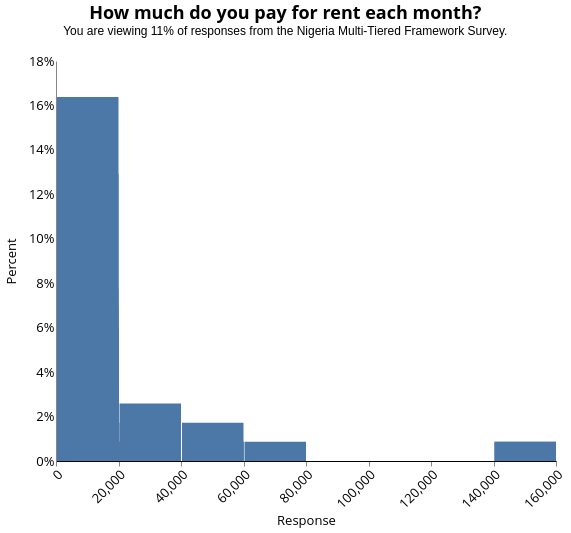

This figure's Vega-Lite source:
### Vega-Lite specification from a JSON file in a GitHub repository (floating-point values rounded to 4 significant figures)
{"width": 500, "height": 400, "config": {"title": {"fontSize": 18, "font": "Open Sans", "anchor": "center", "fontColor": "#000000"}, "axisX": {"domain": true, "domainColor": "#000000", "grid": false, "labelFont": "Open Sans", "labelFontSize": 13, "titleFont": "Open Sans", "titleFontSize": 13, "titleFontWeight": "normal", "title": "X Axis Title (units)", "labelAngle": -45}, "axisY": {"domain": true, "grid": false, "gridColor": "#DEDDDD", "gridWidth": 1, "labelFont": "Open Sans", "labelFontSize": 13, "labelAngle": 0, "ticks": false, "titleFont": "Open Sans", "titleFontSize": 13, "titleFontWeight": "normal", "titlePadding": 10, "title": "Y Axis Title (units)"}, "range": {"category": ["#2980B9", "#003366", "#FFAE19", "#FF4500", "#438B28", "#45B39D", "#99ADC1", "#212F3C"]}, "legend": {"labelFont": "Open Sans", "labelFontSize": 13, "symbolType": "square", "symbolSize": 100, "titleFont": "Open Sans", "titleFontSize": 13, "titleFontWeight": "normal", "title": "Legend", "orient": "right", "offset": 0, "labelLimit": 0}, "tooltip": {"font": "Open Sans"}, "view": {"stroke": "transparent", "text": {"font": "Open Sans", "color": ["#2980B9", "#003366", "#FFAE19", "#FF4500", "#438B28", "#45B39D", "#99ADC1", "#212F3C"], "fontSize": 13, "align": "right", "fontWeight": 400, "size": 13}, "bar": {"size": 40, "binSpacing": 1, "continuousBandSize": 30, "discreteBandSize": 30, "fill": ["#2980B9", "#003366", "#FFAE19", "#FF4500", "#438B28", "#45B39D", "#99ADC1", "#212F3C"], "stroke": false}}}, "data": {"name": "data-65d3b1289146be0baebd7983837f4dc7"}, "mark": "bar", "encoding": {"tooltip": [{"type": "nominal", "field": "l_expenditure", "title": "Response (Binned)"}, {"type": "quantitative", "aggregate": "sum", "field": "pct", "format": ".2%", "title": "Percentage"}], "x": {"type": "quantitative", "axis": {"title": "Response"}, "bin": {"extent": [1, 160000], "step": 20000}, "field": "l_expenditure", "scale": {"clamp": true, "domain": [0, 160000]}}, "y": {"type": "quantitative", "aggregate": "sum", "axis": {"format": "%"}, "field": "pct", "title": "Percent"}}, "selection": {"selector003": {"type": "single", "fields": ["locality_ur"], "bind": {"input": "select", "options": [null, "Urban", "Rural"], "labels": ["National", "Urban", "Rural"], "name": "Locality Breakdown  "}}, "selector004": {"type": "single", "fields": ["elc_aggr_tier"], "bind": {"input": "select", "options": [null, "Tier 0", "Tier 1", "Tier 2", "Tier 3", "Tier 4", "Tier 5"], "labels": ["All Tiers", "Tier 0", "Tier 1", "Tier 2", "Tier 3", "Tier 4", "Tier 5"], "name": "Tiers  "}}}, "title": {"text": ["How much do you pay for rent each month?"], "subtitle": ["You are viewing 11% of responses from the Nigeria Multi-Tiered Framework Survey.", " "], "color": "black", "subtitleColor": "black"}, "transform": [{"joinaggregate": [{"op": "count", "field": "*", "as": "total"}]}, {"calculate": "1 / datum.total", "as": "pct"}, {"bin": {"maxbins": 20}, "field": "m", "as": "mbin"}, {"filter": {"selection": "selector003"}}, {"filter": {"selection": "selector004"}}], "$schema": "https://vega.github.io/schema/vega-lite/v4.8.1.json", "datasets": {"data-65d3b1289146be0baebd7983837f4dc7": [{"elc_aggr_tier": "Tier 0", "l_expenditure": 888.0, "locality": 1}, {"elc_aggr_tier": "Tier 0", "l_expenditure": 9400.0, "locality": 1}, {"elc_aggr_tier": "Tier 2", "l_expenditure": 500.0, "locality": 1}, {"elc_aggr_tier": "Tier 0", "l_expenditure": 500.0, "locality": 1}, {"elc_aggr_tier": "Tier 2", "l_expenditure": 500.0, "locality": 1}, {"elc_aggr_tier": "Tier 2", "l_expenditure": 5000.0, "locality": 1}, {"elc_aggr_tier": "Tier 3", "l_expenditure": 2000.0, "locality": 1}, {"elc_aggr_tier": "Tier 3", "l_expenditure": 2000.0, "locality": 1}, {"elc_aggr_tier": "Tier 0", "l_expenditure": 2000.0, "locality": 1}, {"elc_aggr_tier": "Tier 1", "l_expenditure": 10000.0, "locality": 1}, {"elc_aggr_tier": "Tier 2", "l_expenditure": 25000.0, "locality": 1}, {"elc_aggr_tier": "Tier 3", "l_expenditure": 2000.0, "locality": 1}, {"elc_aggr_tier": "Tier 2", "l_expenditure": 1200.0, "locality": 1}, {"elc_aggr_tier": "Tier 2", "l_expenditure": 2500.0, "locality": 1}, {"elc_aggr_tier": "Tier 2", "l_expenditure": 1000.0, "locality": 1}, {"elc_aggr_tier": "Tier 0", "l_expenditure": 1000.0, "locality": 1}, {"elc_aggr_tier": "Tier 0", "l_expenditure": 30000.0, "locality": 1}, {"elc_aggr_tier": "Tier 2", "l_expenditure": 5000.0, "locality": 1}, {"elc_aggr_tier": "Tier 0", "l_expenditure": 48000.0, "locality": 1}, {"elc_aggr_tier": "Tier 3", "l_expenditure": 20000.0, "locality": 1}, {"elc_aggr_tier": "Tier 0", "l_expenditure": 15000.0, "locality": 1}, {"elc_aggr_tier": "Tier 0", "l_expenditure": 1200.0, "locality": 1}, {"elc_aggr_tier": "Tier 3", "l_expenditure": 15000.0, "locality": 1}, {"elc_aggr_tier": "Tier 0", "l_expenditure": 9000.0, "locality": 1}, {"elc_aggr_tier": "Tier 0", "l_expenditure": 900.0, "locality": 1}, {"elc_aggr_tier": "Tier 0", "l_expenditure": 850.0, "locality": 1}, {"elc_aggr_tier": "Tier 2", "l_expenditure": 4166.0, "locality": 1}, {"elc_aggr_tier": "Tier 1", "l_expenditure": 10000.0, "locality": 1}, {"elc_aggr_tier": "Tier 0", "l_expenditure": 1000.0, "locality": 1}, {"elc_aggr_tier": "Tier 0", "l_expenditure": 500.0, "locality": 1}, {"elc_aggr_tier": "Tier 0", "l_expenditure": 1000.0, "locality": 1}, {"elc_aggr_tier": "Tier 0", "l_expenditure": 3000.0, "locality": 1}, {"elc_aggr_tier": "Tier 3", "l_expenditure": 2000.0, "locality": 1}, {"elc_aggr_tier": "Tier 3", "l_expenditure": 1000.0, "locality": 1}, {"elc_aggr_tier": "Tier 3", "l_expenditure": 38000.0, "locality": 1}, {"elc_aggr_tier": "Tier 3", "l_expenditure": 1000.0, "locality": 1}, {"elc_aggr_tier": "Tier 0", "l_expenditure": 2080.0, "locality": 1}, {"elc_aggr_tier": "Tier 3", "l_expenditure": 60000.0, "locality": 1}, {"elc_aggr_tier": "Tier 0", "l_expenditure": 3000.0, "locality": 1}, {"elc_aggr_tier": "Tier 0", "l_expenditure": 1700.0, "locality": 1}, {"elc_aggr_tier": "Tier 3", "l_expenditure": 45000.0, "locality": 1}, {"elc_aggr_tier": "Tier 3", "l_expenditure": 15000.0, "locality": 1}, {"elc_aggr_tier": "Tier 3", "l_expenditure": 2000.0, "locality": 1}, {"elc_aggr_tier": "Tier 0", "l_expenditure": 17000.0, "locality": 1}, {"elc_aggr_tier": "Tier 1", "l_expenditure": 2000.0, "locality": 1}, {"elc_aggr_tier": "Tier 0", "l_expenditure": 15000.0, "locality": 1}, {"elc_aggr_tier": "Tier 2", "l_expenditure": 15000.0, "locality": 1}, {"elc_aggr_tier": "Tier 0", "l_expenditure": 15000.0, "locality": 1}, {"elc_aggr_tier": "Tier 0", "l_expenditure": 500.0, "locality": 1}, {"elc_aggr_tier": "Tier 3", "l_expenditure": 1000.0, "locality": 0}, {"elc_aggr_tier": "Tier 0", "l_expenditure": 1000.0, "locality": 0}, {"elc_aggr_tier": "Tier 0", "l_expenditure": 3000.0, "locality": 0}, {"elc_aggr_tier": "Tier 0", "l_expenditure": 1000.0, "locality": 1}, {"elc_aggr_tier": "Tier 1", "l_expenditure": 154000.0, "locality": 1}, {"elc_aggr_tier": "Tier 3", "l_expenditure": 15000.0, "locality": 1}, {"elc_aggr_tier": "Tier 1", "l_expenditure": 2000.0, "locality": 1}, {"elc_aggr_tier": "Tier 2", "l_expenditure": 2000.0, "locality": 1}, {"elc_aggr_tier": "Tier 0", "l_expenditure": 500.0, "locality": 1}, {"elc_aggr_tier": "Tier 0", "l_expenditure": 1000.0, "locality": 1}, {"elc_aggr_tier": "Tier 0", "l_expenditure": 500.0, "locality": 1}, {"elc_aggr_tier": "Tier 3", "l_expenditure": 1000.0, "locality": 1}, {"elc_aggr_tier": "Tier 0", "l_expenditure": 1000.0, "locality": 1}, {"elc_aggr_tier": "Tier 0", "l_expenditure": 30000.0, "locality": 1}, {"elc_aggr_tier": "Tier 3", "l_expenditure": 2000.0, "locality": 1}, {"elc_aggr_tier": "Tier 2", "l_expenditure": 2000.0, "locality": 1}, {"elc_aggr_tier": "Tier 3", "l_expenditure": 24000.0, "locality": 1}, {"elc_aggr_tier": "Tier 1", "l_expenditure": 18000.0, "locality": 1}, {"elc_aggr_tier": "Tier 2", "l_expenditure": 6000.0, "locality": 1}, {"elc_aggr_tier": "Tier 3", "l_expenditure": 4200.0, "locality": 1}, {"elc_aggr_tier": "Tier 2", "l_expenditure": 5000.0, "locality": 1}, {"elc_aggr_tier": "Tier 3", "l_expenditure": 1500.0, "locality": 1}, {"elc_aggr_tier": "Tier 2", "l_expenditure": 5000.0, "locality": 1}, {"elc_aggr_tier": "Tier 2", "l_expenditure": 15000.0, "locality": 1}, {"elc_aggr_tier": "Tier 0", "l_expenditure": 35000.0, "locality": 1}, {"elc_aggr_tier": "Tier 0", "l_expenditure": 3500.0, "locality": 1}, {"elc_aggr_tier": "Tier 2", "l_expenditure": 150000.0, "locality": 1}, {"elc_aggr_tier": "Tier 3", "l_expenditure": 30000.0, "locality": 1}, {"elc_aggr_tier": "Tier 4", "l_expenditure": 2000.0, "locality": 1}, {"elc_aggr_tier": "Tier 3", "l_expenditure": 7000.0, "locality": 1}, {"elc_aggr_tier": "Tier 3", "l_expenditure": 5000.0, "locality": 1}, {"elc_aggr_tier": "Tier 3", "l_expenditure": 10000.0, "locality": 1}, {"elc_aggr_tier": "Tier 4", "l_expenditure": 7000.0, "locality": 1}, {"elc_aggr_tier": "Tier 3", "l_expenditure": 52000.0, "locality": 1}, {"elc_aggr_tier": "Tier 3", "l_expenditure": 2000.0, "locality": 1}, {"elc_aggr_tier": "Tier 3", "l_expenditure": 1500.0, "locality": 1}, {"elc_aggr_tier": "Tier 2", "l_expenditure": 1500.0, "locality": 1}, {"elc_aggr_tier": "Tier 2", "l_expenditure": 2000.0, "locality": 1}, {"elc_aggr_tier": "Tier 3", "l_expenditure": 2000.0, "locality": 1}, {"elc_aggr_tier": "Tier 2", "l_expenditure": 2000.0, "locality": 1}, {"elc_aggr_tier": "Tier 2", "l_expenditure": 1500.0, "locality": 1}, {"elc_aggr_tier": "Tier 0", "l_expenditure": 1500.0, "locality": 1}, {"elc_aggr_tier": "Tier 3", "l_expenditure": 5000.0, "locality": 1}, {"elc_aggr_tier": "Tier 0", "l_expenditure": 5000.0, "locality": 1}, {"elc_aggr_tier": "Tier 3", "l_expenditure": 2500.0, "locality": 1}, {"elc_aggr_tier": "Tier 2", "l_expenditure": 1500.0, "locality": 1}, {"elc_aggr_tier": "Tier 1", "l_expenditure": 50000.0, "locality": 1}, {"elc_aggr_tier": "Tier 3", "l_expenditure": 5000.0, "locality": 1}, {"elc_aggr_tier": "Tier 2", "l_expenditure": 2000.0, "locality": 1}, {"elc_aggr_tier": "Tier 2", "l_expenditure": 1000.0, "locality": 1}, {"elc_aggr_tier": "Tier 1", "l_expenditure": 2500.0, "locality": 1}, {"elc_aggr_tier": "Tier 3", "l_expenditure": 45000.0, "locality": 1}, {"elc_aggr_tier": "Tier 0", "l_expenditure": 8000.0, "locality": 1}, {"elc_aggr_tier": "Tier 0", "l_expenditure": 1.0, "locality": 0}, {"elc_aggr_tier": "Tier 0", "l_expenditure": 1000.0, "locality": 0}, {"elc_aggr_tier": "Tier 3", "l_expenditure": 1000.0, "locality": 0}, {"elc_aggr_tier": "Tier 3", "l_expenditure": 3000.0, "locality": 0}, {"elc_aggr_tier": "Tier 0", "l_expenditure": 36000.0, "locality": 0}, {"elc_aggr_tier": "Tier 0", "l_expenditure": 1500.0, "locality": 0}, {"elc_aggr_tier": "Tier 0", "l_expenditure": 2000.0, "locality": 0}, {"elc_aggr_tier": "Tier 4", "l_expenditure": 10000.0, "locality": 1}, {"elc_aggr_tier": "Tier 3", "l_expenditure": 3000.0, "locality": 1}, {"elc_aggr_tier": "Tier 4", "l_expenditure": 3000.0, "locality": 1}, {"elc_aggr_tier": "Tier 3", "l_expenditure": 2000.0, "locality": 1}, {"elc_aggr_tier": "Tier 2", "l_expenditure": 2500.0, "locality": 1}, {"elc_aggr_tier": "Tier 3", "l_expenditure": 20000.0, "locality": 1}, {"elc_aggr_tier": "Tier 3", "l_expenditure": 15000.0, "locality": 1}]}}
